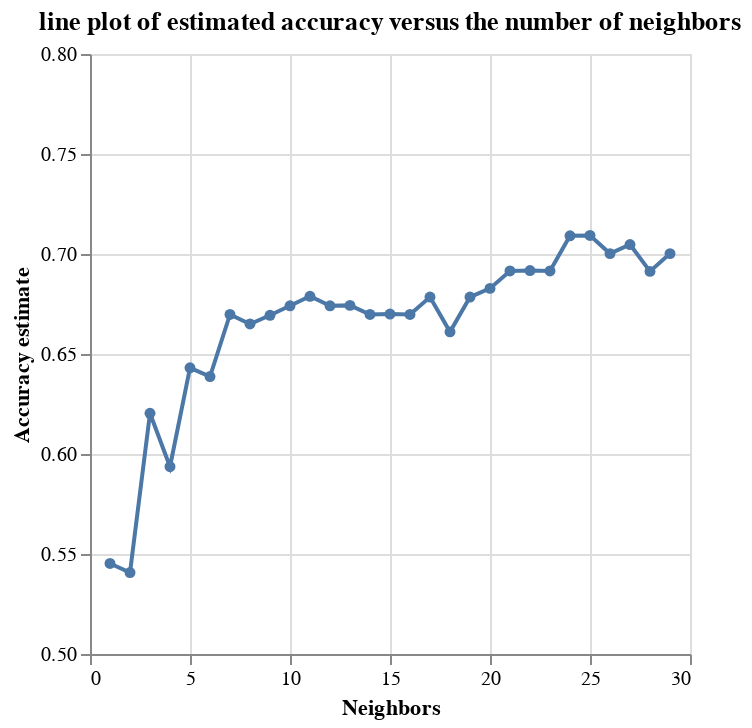

Source (notebook cell):
### Markdown cell above
***Table 10***: Refined Accuracy vs. Neighbors: Extracting and Preparing Data for Visualizing Model Performance Across a Smaller Parameter Grid Using Grid Search and 10-Fold Cross-Validation.

### Code cell
#Extract and visualize accuracy vs. neighbors for a smaller parameter grid
accuracy_vs_k = alt.Chart(accuracies_grid).mark_line(point=True).encode(
    x=alt.X("n_neighbors").title("Neighbors"),
    y=alt.Y("mean_test_score")
        .scale(domain=(0.5, 0.8))
        .title("Accuracy estimate")
).properties(title='line plot of estimated accuracy versus the number of neighbors')

accuracy_vs_k

### Figure 1 — Vega-Lite specification as saved in the notebook (floating-point values rounded to 4 significant figures)
{"config": {"view": {"continuousWidth": 300, "continuousHeight": 300}}, "data": {"name": "data-4ad27967b98a3692bb0cfe19dcd82eda"}, "mark": {"type": "line", "point": true}, "encoding": {"x": {"field": "n_neighbors", "title": "Neighbors", "type": "quantitative"}, "y": {"field": "mean_test_score", "scale": {"domain": [0.5, 0.8]}, "title": "Accuracy estimate", "type": "quantitative"}}, "title": "line plot of estimated accuracy versus the number of neighbors", "$schema": "https://vega.github.io/schema/vega-lite/v5.16.3.json", "datasets": {"data-4ad27967b98a3692bb0cfe19dcd82eda": [{"n_neighbors": 1, "mean_test_score": 0.5453, "sem_test_score": 0.02501}, {"n_neighbors": 2, "mean_test_score": 0.5407, "sem_test_score": 0.02845}, {"n_neighbors": 3, "mean_test_score": 0.6204, "sem_test_score": 0.03087}, {"n_neighbors": 4, "mean_test_score": 0.5937, "sem_test_score": 0.02326}, {"n_neighbors": 5, "mean_test_score": 0.6431, "sem_test_score": 0.02068}, {"n_neighbors": 6, "mean_test_score": 0.6387, "sem_test_score": 0.01779}, {"n_neighbors": 7, "mean_test_score": 0.6698, "sem_test_score": 0.025}, {"n_neighbors": 8, "mean_test_score": 0.665, "sem_test_score": 0.02594}, {"n_neighbors": 9, "mean_test_score": 0.6694, "sem_test_score": 0.02677}, {"n_neighbors": 10, "mean_test_score": 0.6741, "sem_test_score": 0.02461}, {"n_neighbors": 11, "mean_test_score": 0.6789, "sem_test_score": 0.03056}, {"n_neighbors": 12, "mean_test_score": 0.6741, "sem_test_score": 0.02701}, {"n_neighbors": 13, "mean_test_score": 0.6743, "sem_test_score": 0.02354}, {"n_neighbors": 14, "mean_test_score": 0.6698, "sem_test_score": 0.02533}, {"n_neighbors": 15, "mean_test_score": 0.67, "sem_test_score": 0.03118}, {"n_neighbors": 16, "mean_test_score": 0.6698, "sem_test_score": 0.0281}, {"n_neighbors": 17, "mean_test_score": 0.6785, "sem_test_score": 0.03416}, {"n_neighbors": 18, "mean_test_score": 0.6611, "sem_test_score": 0.03339}, {"n_neighbors": 19, "mean_test_score": 0.6785, "sem_test_score": 0.03361}, {"n_neighbors": 20, "mean_test_score": 0.6828, "sem_test_score": 0.03237}, {"n_neighbors": 21, "mean_test_score": 0.6915, "sem_test_score": 0.0326}, {"n_neighbors": 22, "mean_test_score": 0.6917, "sem_test_score": 0.02806}, {"n_neighbors": 23, "mean_test_score": 0.6915, "sem_test_score": 0.02956}, {"n_neighbors": 24, "mean_test_score": 0.7091, "sem_test_score": 0.02332}, {"n_neighbors": 25, "mean_test_score": 0.7093, "sem_test_score": 0.02824}, {"n_neighbors": 26, "mean_test_score": 0.7002, "sem_test_score": 0.02309}, {"n_neighbors": 27, "mean_test_score": 0.7047, "sem_test_score": 0.02229}, {"n_neighbors": 28, "mean_test_score": 0.6913, "sem_test_score": 0.02496}, {"n_neighbors": 29, "mean_test_score": 0.7002, "sem_test_score": 0.02316}]}}
